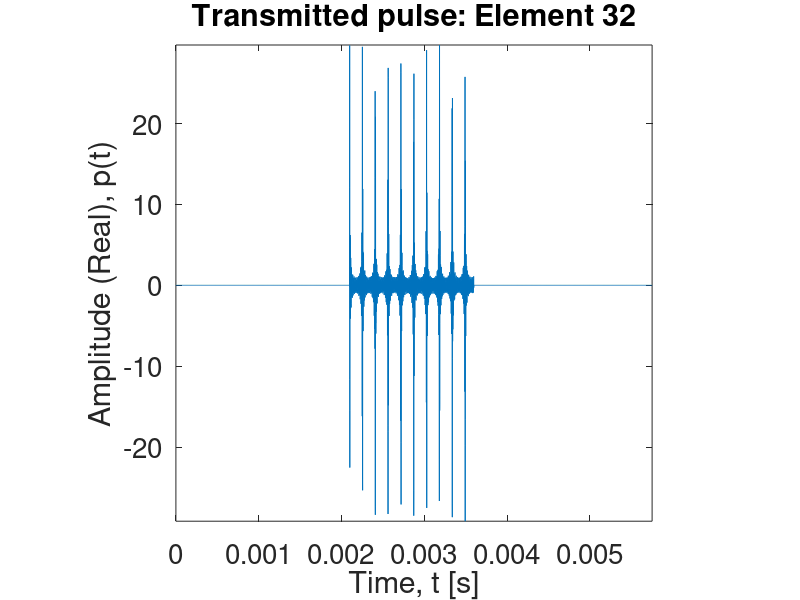
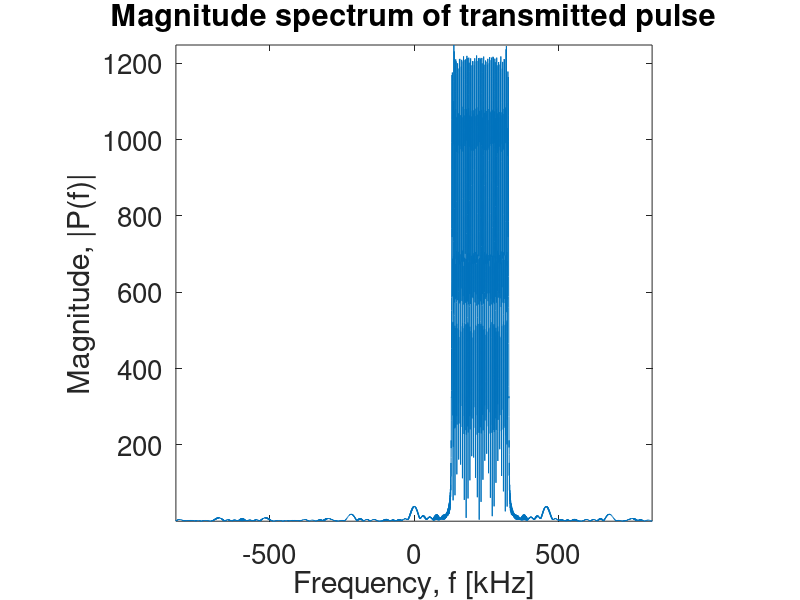
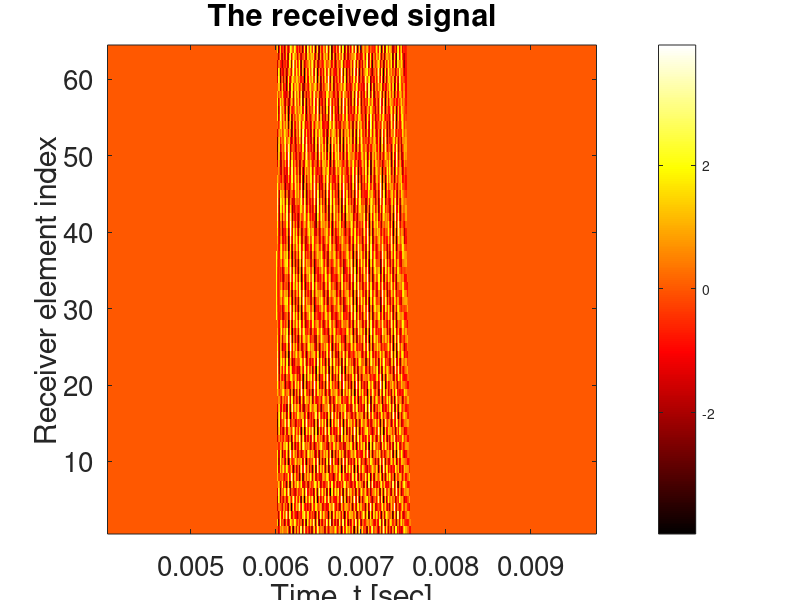

MATLAB code to generate these figures, in order: (Note: this script raises an error after producing the figures.)
%% 3D VOLUMETRIC SONAR IMAGING USING THE SINGLE PING METHODOLOGY
% Each elevation beam is allocated a given frequency.  The transmitted
% waveform is generated such that all the beams are encoded in one pulse.
% The 3D sonar volume is built by processing the returns from each beam
% using conventional 2D beamforming techniques.  
% Note:
% No basebanding of the received data is performed.
% Spatial beamforming precedes pulse compression.

%% GENERAL OPTIONS
close all
clear all
clc

% Figure print parameters
szAxScale = 20;
szAxLabel1 = 20;
szAxLabel2 = 14;

% Automatic near field compensation
autoNFComp = 1; 

% Debug mode
debug = 0;

%% GENERAL SONAR OPTIONS

c = 1500; % - speed of propagation
f0 = 130e3; % - start frequency
f1 = 330e3; % - stop frequency
Tp = 1.5e-3; % - Pulse duration

% Derived options:
fc = 0.5*(f0+f1); % Centre frequency
B = f1 - f0; % - Total bandwidth
B0 = B/2; % - Baseband bandwidth
lambda_c = c/fc; % Wavelength at centre frequency
lambda_max = c/f0; % Wavelength at start frequency
lambda_min = c/f1; % Wavelength at stop frequency

%% TRANSMIT ARRAY PROPERTIES

tx.M = 32; % - number of elements
tx.d = 25e-3; % - inter-element spacing
tx.a = tx.d; % - element width
tx.N = 31; % - number of beams
tx.Pos.xOffset = 0;
tx.Pos.yOffset = 0;
tx.Pos.zOffset = 0;
tx.Ref = tx.M/2 + 1;

% Derived properties:
tx.D = tx.d*tx.M;
if( tx.N > (2*tx.M - 1) || ~mod(tx.N,2) ) tx.N = 2*tx.M - 1; end; % - number of beams (ensure it is within the theoretical limit)
tx.Pos.x = tx.Pos.xOffset + zeros(1, tx.M); % - position vector of each element
tx.Pos.y = tx.Pos.yOffset + zeros(1, tx.M);
tx.Pos.z = tx.Pos.zOffset + ((0:tx.M-1) - tx.M/2).*tx.d;

tx.Beam.BFraction = 0.7;
tx.Beam.B = tx.Beam.BFraction*(f1 - f0)/tx.N;
tx.Beam.K = 0.5*tx.Beam.B/Tp;
tx.Beam.f0 = f0 + ( 0:(tx.N - 1)) * ((f1 - f0)/tx.N); % - beam bandwidth (start frequency and stop frequency) vector
tx.Beam.f1 = f0 + ( 0:(tx.N - 1)) * ((f1 - f0)/tx.N) + tx.Beam.B;
tx.Beam.fc = 0.5*(tx.Beam.f1 + tx.Beam.f0);
tx.Beam.lambda =  c./tx.Beam.f1;
tx.Beam.thetaMax = 2 * asin( tx.Beam.lambda/(2*tx.d) ); % - divergence angle
tx.Beam.theta3dB = asin( tx.Beam.lambda/tx.D );
tx.Beam.dtheta = min(tx.Beam.thetaMax)/tx.N;
tx.Beam.angle = ( -(tx.N-1)/2:(tx.N-1)/2 ) * tx.Beam.dtheta;
tx.Beam.Fresnel = (tx.D)^2/min(tx.Beam.lambda);

%% RECEIVE ARRAY PROPERTIES

rx.M = 64; % - number of elements
rx.d = 12.5e-3; % - inter-element spacing
rx.a = rx.d; % - element width
rx.N = 2*rx.M - 1; % - number of beams
rx.Shading.Type = 'hann'; % - shading function
rx.AmpError.Type = 'none'; % - array amplitude error vector
rx.PhaseError.Type = 'none'; % - array phase error vector
rx.Pos.xOffset = 0;
rx.Pos.yOffset = 0;
rx.Pos.zOffset = -(tx.D*1.05)/2;
rx.Ref = rx.M/2 + 1;

% Derived properties:
rx.D = rx.M*rx.d;
if(rx.N > (2*rx.M - 1) || ~mod(rx.N,2) ) rx.N = (2*rx.M - 1); end; % - number of beams (ensure it is within the theoretical limit)
rx.Pos.x = rx.Pos.xOffset + zeros(1, rx.M); % - position vector of each element
rx.Pos.y = rx.Pos.yOffset + ((0:rx.M-1) - rx.M/2).*rx.d;
rx.Pos.z = rx.Pos.zOffset + zeros(1, rx.M);

rx.Beam.thetaMax = 2*asin( lambda_min/(2*rx.d) ); % - array divergence angle
rx.Beam.theta3dB = asin(lambda_min/rx.D);
rx.Beam.dtheta = rx.Beam.thetaMax/rx.N;
rx.Beam.angle = ( -(rx.N - 1)/2:(rx.N - 1)/2 ) * rx.Beam.dtheta;
rx.Beam.Fresnel = (rx.D)^2/lambda_min;

%% IMAGING VOLUME PROPERTIES

R0 = 3.0; % - Start range
R1 = 6.0; % - stop range

Rc = 0.5*(R0 + R1); % Focal range
Y0 = 0.5*Rc*rx.Beam.thetaMax; % - Width (within the receive array max. steering angle at the given range)
Z0 = 0.5*Rc*min(tx.Beam.thetaMax); % - Height (within the transmit array max steering angle at the given range)

NearTarget.Pos.x = R0; NearTarget.Pos.y = 0; NearTarget.Pos.z = 0;
Tx2Target.x = NearTarget.Pos.x - tx.Pos.x(tx.Ref);
Tx2Target.y = NearTarget.Pos.y - tx.Pos.y(tx.Ref);
Tx2Target.z = NearTarget.Pos.z - tx.Pos.z(tx.Ref);
Tx2Target.range = sqrt(Tx2Target.x^2 + Tx2Target.y^2 + Tx2Target.z^2);

Rx2Target.x = NearTarget.Pos.x - rx.Pos.x(rx.Ref);
Rx2Target.y = NearTarget.Pos.y - rx.Pos.y(rx.Ref);
Rx2Target.z = NearTarget.Pos.z - rx.Pos.z(rx.Ref);
Rx2Target.range = sqrt(Rx2Target.x^2 + Rx2Target.y^2 + Rx2Target.z^2);

X0 = (Tx2Target.range + Rx2Target.range);

FarTarget.Pos.x = R1; FarTarget.Pos.y = Y0; FarTarget.Pos.z = Z0;
Tx2Target.x = FarTarget.Pos.x - tx.Pos.x(tx.Ref);
Tx2Target.y = FarTarget.Pos.y - tx.Pos.y(tx.Ref);
Tx2Target.z = FarTarget.Pos.z - tx.Pos.z(tx.Ref);
Tx2Target.range = sqrt(Tx2Target.x^2 + Tx2Target.y^2 + Tx2Target.z^2);

Rx2Target.x = FarTarget.Pos.x - rx.Pos.x(rx.Ref);
Rx2Target.y = FarTarget.Pos.y - rx.Pos.y(rx.Ref);
Rx2Target.z = FarTarget.Pos.z - rx.Pos.z(rx.Ref);
Rx2Target.range = sqrt(Rx2Target.x^2 + Rx2Target.y^2 + Rx2Target.z^2);

X1 = (Tx2Target.range + Rx2Target.range);

Xc = 0.5*(X0+X1);

%% TEMPORAL SAMPLING PROPERTIES

fs = 5*f1; % - Temporal sampling frequency
dt = 1/fs; % - Temporal Sampling interval

Ts = X0/c; % - sampling start time
Te = X1/c + 1.1*Tp; % - Sampling end time

n = 2*ceil((Te - Ts)/(2*dt)); % - number of temporal samples

df = 1/(n*dt); % - frequency rate

t = Ts + (0:n-1)*dt; % - time vector
f = df*(-n/2:n/2-1); % - frequency vector

%% TARGET COORDINATES

targets.N = 3;
targets.Pos.x = [ Rc, Rc, Rc];
targets.Pos.y = [ 0, 0.5*Y0, 0];
targets.Pos.z = [ 0, 0.35*Z0, -0.35*Z0];
targets.Pos.r = sqrt(targets.Pos.x.^2 + targets.Pos.y.^2 + targets.Pos.z.^2);
targets.Pos.phi = pi/2 - acos(targets.Pos.z./targets.Pos.r);
targets.Pos.theta = atan(targets.Pos.y./targets.Pos.r);

%% THE TRANSMIT PULSE

% K = 0.5*tx.Beam.B/Tp;

pt = zeros(tx.M, n);

for i = 1:tx.M
    cValue = zeros(1, n);
    for j = 1:tx.N
        beamDelay = (tx.M - i)*tx.d/c * sin(tx.Beam.angle(j));
        
        if(Rc < tx.Beam.Fresnel) 
            fresnelComp = ((i - tx.M/2 - 1)*tx.d)/(2*Rc)/c; 
        else
            fresnelComp = 0.0;
        end;
        
        td = t - Ts + fresnelComp - beamDelay - (n*dt - Tp)/2;
        
        beta = tx.Beam.f0(j);
        
        pha = 2*pi*(beta*td + tx.Beam.K*td.^2);
        
        cValue = cValue + exp(1j*pha).*(td >= 0 & td <= Tp);%.*(exp(-1j*2*pi*tx.Beam.fc(j)*(t-Ts)));        
    end;
    
    pt(i, :) = cValue;
    
    plot(t-Ts, real(cValue));
    title(['Transmitted pulse: Element ', num2str(i)], 'fontsize', szAxLabel2)
    xlabel('Time, t [s]', 'fontsize', szAxLabel1)
    ylabel('Amplitude (Real), p(t)', 'fontsize', szAxLabel1)
    h_fig=get(gcf,'CurrentAxes');
    set(h_fig, 'fontsize', szAxScale);
    axis 'square'; axis tight;
    pause(0.2);
end;

Pf = fftshift(fft(pt(tx.Ref,:)));
figure('name', 'Magnitude spectrum of transmitted signal')
plot(f/1000, abs(Pf));
title('Magnitude spectrum of transmitted pulse', 'fontsize', szAxLabel2)
xlabel('Frequency, f [kHz]', 'fontsize', szAxLabel1)
ylabel('Magnitude, |P(f)|', 'fontsize', szAxLabel1)
h_fig=get(gcf,'CurrentAxes');
set(h_fig, 'fontsize', szAxScale);
axis 'square'; axis tight

%% THE RECEIVED SIGNAL

% 2D array to hold the signal received by the receiver array
stu = zeros(rx.M, n);

for i = 1:tx.N
    fprintf('Simulating received signal from transmit beam at %.2f deg\n',tx.Beam.angle(i)*180/pi);
    for j = 1:targets.N
        withinTxBeam = (abs(targets.Pos.phi(j) - tx.Beam.angle(i)) <= tx.Beam.theta3dB(i)/2);
        
        for k = 1:rx.M
            % Vector connecting targets to transmitter
            Tx2Target.x = targets.Pos.x(j) - tx.Pos.x(tx.Ref);
            Tx2Target.y = targets.Pos.y(j) - tx.Pos.y(tx.Ref);
            Tx2Target.z = targets.Pos.z(j) - tx.Pos.z(tx.Ref);
            Tx2Target.range = sqrt(Tx2Target.x^2 + Tx2Target.y^2 + Tx2Target.z^2);

            % Vector connecting target to kth receiver
            Rx2Target.x = targets.Pos.x(j) - rx.Pos.x(k);
            Rx2Target.y = targets.Pos.y(j) - rx.Pos.y(k);
            Rx2Target.z = targets.Pos.z(j) - rx.Pos.z(k);
            Rx2Target.range = sqrt(Rx2Target.x^2 + Rx2Target.y^2 + Rx2Target.z^2);

            % Two-way delay from transmitter to target to kth element
            R = Tx2Target.range + Rx2Target.range;
            tau = R/c;
            td = t - tau;

            % The phase contribution of the jth target
            beta = tx.Beam.f0(i);
            pha = 2*pi*(beta*td + tx.Beam.K*td.^2);

            stu(k,:) = stu(k,:) + exp(1j*pha).*(td >= 0 & td <= Tp) * withinTxBeam;
        end;
    end;
end;

G = real(stu);
figure('name', 'The received signal')
colormap(hot(256));
imagesc(t, 1:rx.M, G);
title('The received signal', 'fontsize', szAxLabel2)
xlabel('Time, t [sec]', 'fontsize', szAxLabel1)
ylabel('Receiver element index', 'fontsize', szAxLabel1)
axis 'square'; axis 'xy'; colorbar
h_fig=get(gcf,'CurrentAxes');
set(h_fig, 'fontsize', szAxScale);

%% ARRAY SHADING FUNCTION

% Applying the array function to the received data
switch rx.Shading.Type
    case 'rect'
        w = ones(rx.M, 1);
    case 'hamming'
        w = hamming(rx.M);
    case 'hann'
        w = hann(rx.M);
    case 'blackman-harris'
        w = window(@blackmanharris, rx.M);
    case 'triangle'
        w = window(@triang, rx.M);
    case 'chebyshev'
        w = window(@chebwin, rx.M, 100);
    otherwise
        w = ones(rx.M, 1);
end;

w = w*ones(1, n);
stu = stu.*w;

%% BASEBANDING

% Baseband conversion
stuphi = zeros(rx.M, n, tx.N);

for i = 1:tx.N
    %fprintf('Beam band: %.2f kHz - %.2f kHz\n', tx.Beam.f0(i)/1000.0, tx.Beam.f1(i)/1000);
    
    bbKernel = ones(rx.M, 1)*exp(-1j*2*pi*tx.Beam.fc(i)*t);
    temp = stu.*bbKernel;
    
    ftemp = fftshift((fft(temp.')).',2).*(ones(rx.M,1)*(abs(f) <= tx.Beam.B/2));
    
    stuphi(:, :, i) = (ifft(fftshift(ftemp,2).')).';
    
    if (i == (tx.N-1)/2+1 && debug == 1)     
        figure('name', 'The received signal')
        plot(t, real(stu(rx.Ref,:)));
        title(['Received signal at ', num2str(tx.Beam.angle(i)*180/pi), ' deg'], 'fontsize', szAxLabel2)
        xlabel('Time, t [s]', 'fontsize', szAxLabel1)
        ylabel('Amplitude (Real), p(t)', 'fontsize', szAxLabel1)
        h_fig=get(gcf,'CurrentAxes');
        set(h_fig, 'fontsize', szAxScale);
        axis 'square'; axis tight;
        
        figure('name', 'The received signal after basebanding')
        plot(t, real(stuphi(rx.Ref,:,i)));
        title(['Received signal after basebanding at ', num2str(tx.Beam.angle(i)*180/pi), ' deg'], 'fontsize', szAxLabel2)
        xlabel('Time, t [s]', 'fontsize', szAxLabel1)
        ylabel('Amplitude (Real), p(t)', 'fontsize', szAxLabel1)
        h_fig=get(gcf,'CurrentAxes');
        set(h_fig, 'fontsize', szAxScale);
        axis 'square'; axis tight;
        
        figure('name', 'Magnitude spectrum of basebanded received signal')
        plot(f/1000, abs(ftemp(rx.Ref,:)));
        title('Magnitude spectrum of basebanded received signal', 'fontsize', szAxLabel2)
        xlabel('Frequency, f [kHz]', 'fontsize', szAxLabel1)
        ylabel('Magnitude, |P(f)|', 'fontsize', szAxLabel1)
        h_fig=get(gcf,'CurrentAxes');
        set(h_fig, 'fontsize', szAxScale);
        axis 'square'; axis tight
    end;
    
%     G = real(stuphi(:,:,i));
%     colormap(hot(256));
%     imagesc(t, 1:rx.M, G);
%     title('The received signal after basebanding', 'fontsize', szAxLabel2)
%     xlabel('Time, t [sec]', 'fontsize', szAxLabel1)
%     ylabel('Receive aperture, u [m]', 'fontsize', szAxLabel1)
%     axis 'square'; axis 'xy'; colorbar
%     h_fig=get(gcf,'CurrentAxes');
%     set(h_fig, 'fontsize', szAxScale);
%     pause(5);
end;


%% RANGE COMPRESSION

td = t-Ts;
for i = 1:tx.N    
    beta = tx.Beam.f0(i);
    
    pha = 2*pi*(beta*td + tx.Beam.K*td.^2);
    pt = exp(1j*pha).*(td >= 0 & td <= Tp);

    pt = pt.*(exp(-1j*2*pi*tx.Beam.fc(i)*td)); % Basebanding
    Pf = fftshift(fft(pt));
    
    Sfkuphi = fftshift((fft(stuphi(:,:,i).')).',2);
    temp = Sfkuphi.*(ones(rx.M, 1)*conj(Pf));
    
    stuphi(:, :, i) = (ifft(fftshift(temp,2).')).';
    
    if (i < 4 && debug == 1)
        G = abs(stuphi(:, :, i));
        figure('name',['Range compression image for beam ', num2str(tx.Beam.angle(i)*180/pi), ' deg'])
        colormap(hot(256));
        imagesc(c*t/2, 1:rx.N, G);
        title(['2D image of range compressed data for beam ',num2str(tx.Beam.angle(i)*180/pi), ' deg'], 'fontsize', szAxLabel2)
        xlabel('Range, ct [m]', 'fontsize', szAxLabel1)
        ylabel('Angle, \theta [deg]', 'fontsize', szAxLabel1)
        axis 'square'; axis 'xy'; colorbar
        h_fig=get(gcf,'CurrentAxes');
        set(h_fig, 'fontsize', szAxScale);
        pause(2)
    end;
end;

%% NEAR-FIELD COMPENSATION

RxToFocalRange.x = Rc - rx.Pos.x(rx.Ref);
RxToFocalRange.y = -rx.Pos.y(rx.Ref);
RxToFocalRange.z = -rx.Pos.z(rx.Ref);
RxToFocalRange.r = sqrt(RxToFocalRange.x^2 + RxToFocalRange.y^2 + RxToFocalRange.z^2);

if RxToFocalRange.r < rx.Beam.Fresnel && autoNFComp == 1    
    for i = 1:tx.N
        Sfu = fftshift((fft(stuphi(:, :, i).')).', 2);

        % Compensation for near-field effects
        compFilter = zeros(rx.M, n);
        for k = -rx.M/2:rx.M/2-1
            td_comp = ((k*rx.d).^2/(2*RxToFocalRange.r))/c;
            compFilter(k+rx.M/2+1, :) = exp(+1j*2*pi*(f+tx.Beam.fc(i))*td_comp);
        end;

        Sfu = Sfu.*compFilter;

        stuphi(:,:,i) = (ifft(fftshift(Sfu,2).')).';
        
        if (i < 4 && debug == 1)
            G = real(stuphi(:,:,i));
            figure('name', ['Near field compensation at ', num2str(tx.Beam.angle(i)*180/pi),' deg'])
            colormap(hot(256));
            imagesc(c*t/2, 1:rx.M, G);
            title(['Near field compensation at ', num2str(tx.Beam.angle(i)*180/pi),' deg'], 'fontsize', szAxLabel2)
            xlabel('Time, t [sec]', 'fontsize', szAxLabel1)
            ylabel('Receiver element index', 'fontsize', szAxLabel1)
            axis 'square'; axis 'xy'; colorbar
            h_fig=get(gcf,'CurrentAxes');
            set(h_fig, 'fontsize', szAxScale);
        end;
    end;
end;

%% FREQUENCY DOMAIN BEAMFORMING

% Zero pad in the spatial domain

stuphi = [ zeros(floor((rx.N - rx.M)/2),n,tx.N); stuphi; zeros(ceil((rx.N - rx.M)/2),n, tx.N) ];

for i = 1:tx.N
    Sfu = fftshift((fft(stuphi(:,:,i).')).');
    Sfku = fftshift(fft(Sfu),1);
    Stku = ifft(fftshift(Sfku.',1)).';
    
    stuphi(:,:,i) = Stku;
    
    if (i < 4 && debug == 1)
        G = abs(Stku);
        figure('name',['After beamforming at ', num2str(tx.Beam.angle(i)*180/pi),' deg'])
        colormap(hot(256));
        % imagesc(G);
        imagesc(c*t/2, 1:rx.N, G);
        title(['Beam-time domain at ', num2str(tx.Beam.angle(i)*180/pi),' deg'], 'fontsize', szAxLabel2)
        xlabel('Range, ct [m]', 'fontsize', szAxLabel1)
        ylabel('Angle, \theta [deg]', 'fontsize', szAxLabel1)
        axis 'square'; axis 'xy'; colorbar
        h_fig=get(gcf,'CurrentAxes');
        set(h_fig, 'fontsize', szAxScale);
    end;
end;


%% TEMPORAL DECIMATION

decimate.Ratio = 2*floor(fs/(2*(5*tx.Beam.B)));
decimate.Fs = fs/decimate.Ratio;
decimate.n = 2*floor(n/(2*decimate.Ratio));
decimate.dt = 1/decimate.Fs;

stuphiDecimated = zeros(size(stuphi,1), decimate.n, size(stuphi,3));

v = floor( linspace(1, n, decimate.n) );

for i = 1:tx.N
    for j = 1:rx.N
        for k = 1:decimate.n
            stuphiDecimated(j, k, i) = stuphi( j, v(k), i );
        end;
    end;
end;

nR = 2*ceil(((X1 - X0)/c)/(2*decimate.dt));

stuphiTargetRegion = zeros(size(G,1), nR, size(G,3));

for i = 1:tx.N
    for j = 1:rx.N
        for k = 1:nR
            stuphiTargetRegion(j,k,i) = stuphiDecimated(j,k,i);
        end;
    end;
end;

newD = rx.d*(rx.N);
dtheta = asind(lambda_min/newD);

if(tx.N > 1)
    figure
    H = vol3d('cdata', abs(stuphiTargetRegion), 'texture', '3D', 'YData', (-rx.N/2:rx.N/2-1)*dtheta, 'ZData', tx.Beam.angle*180/pi, 'XData', (Ts+(0:nR-1)*decimate.dt)*c/2);
    view(3);
    xlabel('Range, ct [m]', 'fontsize', szAxLabel1)
    ylabel('Angle, \theta [deg]', 'fontsize', szAxLabel1)
    zlabel('Elevation, \phi [deg]', 'fontsize', szAxLabel1)
    axis tight; axis 'square';  colorbar; grid on
    h_fig=get(gcf,'CurrentAxes');
    set(h_fig, 'fontsize', szAxScale); 
    alphamap('rampup');
    %alphamap(0.5.*alphamap);
else
    G = abs(stuphiTargetRegion);
    figure('name', 'Image')
    colormap(hot(256));
    % imagesc(G);
    imagesc((Ts+(0:nR-1)*decimate.dt)*c/2, (-rx.N/2:rx.N/2-1)*dtheta, G);
    title('Beam-time domain', 'fontsize', szAxLabel2)
    xlabel('Range, ct [m]', 'fontsize', szAxLabel1)
    ylabel('Angle, \theta [deg]', 'fontsize', szAxLabel1)
    axis 'square'; axis 'xy'; colorbar;
    h_fig=get(gcf,'CurrentAxes');
    set(h_fig, 'fontsize', szAxScale);
end;

